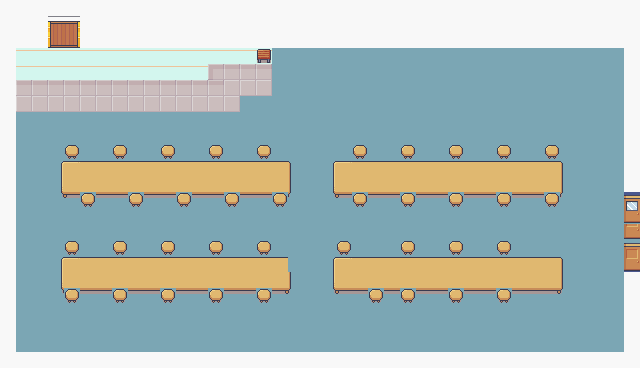

The image is a tile-based game level rendered from a .tmx file. Its description and source (layers, tilesets, objects; grid data summarised) follow:
An orthogonal 40x23 tile map with 16x16 px tiles, 2 tile layers (Tile Layer 1, Tile Layer 2), 3 tilesets and 17 objects.

<map version="1.10" tiledversion="1.12.0" orientation="orthogonal" renderorder="right-down" width="40" height="23" tilewidth="16" tileheight="16" infinite="0" nextlayerid="5" nextobjectid="22">
 <tileset firstgid="1" source="indoors_main.tsx" />
 <tileset firstgid="1425" source="indoors_floor1.tsx" />
 <tileset firstgid="1816" source="Colours.tsx" />
 <layer id="1" name="Tile Layer 1" width="40" height="23">
  <data>[920 cells, 920 non-empty, 4 distinct tile ids]</data>
 </layer>
 <layer id="2" name="Tile Layer 2" width="40" height="23">
  <data>[920 cells, 254 non-empty, 28 distinct tile ids]</data>
 </layer>
 <objectgroup id="4" name="Portals">
  <object id="1" x="49.5525" y="15.5314" width="30.3232" height="19.9689" />
  <object id="2" x="627.173" y="191.554" width="12.573" height="79.1362">
   <properties>
    <property name="spawnX" type="float" value="27" />
    <property name="spawnY" type="float" value="178" />
    <property name="targetMap" value="school_reception.tmx" />
   </properties>
  </object>
 </objectgroup>
 <objectgroup id="3" name="Collisions">
  <object id="3" x="-8.13549" y="-8.13549" width="653.058" height="26.6252" />
  <object id="4" x="78.3966" y="13.3126" width="567.266" height="32.542" />
  <object id="5" x="-5.17713" y="17.0106" width="53.2505" height="26.6252" />
  <object id="6" x="257.377" y="46.5942" width="14.7918" height="17.0106" />
  <object id="7" x="624.214" y="46.5942" width="23.6669" height="144.22" />
  <object id="8" x="622.735" y="271.43" width="22.9273" height="107.241" />
  <object id="10" x="-2.21877" y="350.566" width="653.798" height="27.3648" />
  <object id="11" x="-4.43754" y="17.0106" width="19.9689" height="343.909" />
  <object id="12" x="9.61467" y="77.657" width="228.533" height="32.542" />
  <object id="13" x="210.044" y="60.6464" width="62.1256" height="32.542" />
  <object id="14" x="63.6048" y="158.272" width="227.794" height="36.9795" />
  <object id="15" x="332.816" y="158.272" width="231.492" height="34.7607" />
  <object id="18" x="335.034" y="255.159" width="228.533" height="33.2816" />
  <object id="19" x="62.1256" y="255.159" width="227.794" height="34.0212" />
  <object id="21" x="641.964" y="184.898" width="11.8334" height="94.6676" />
 </objectgroup>
</map>
